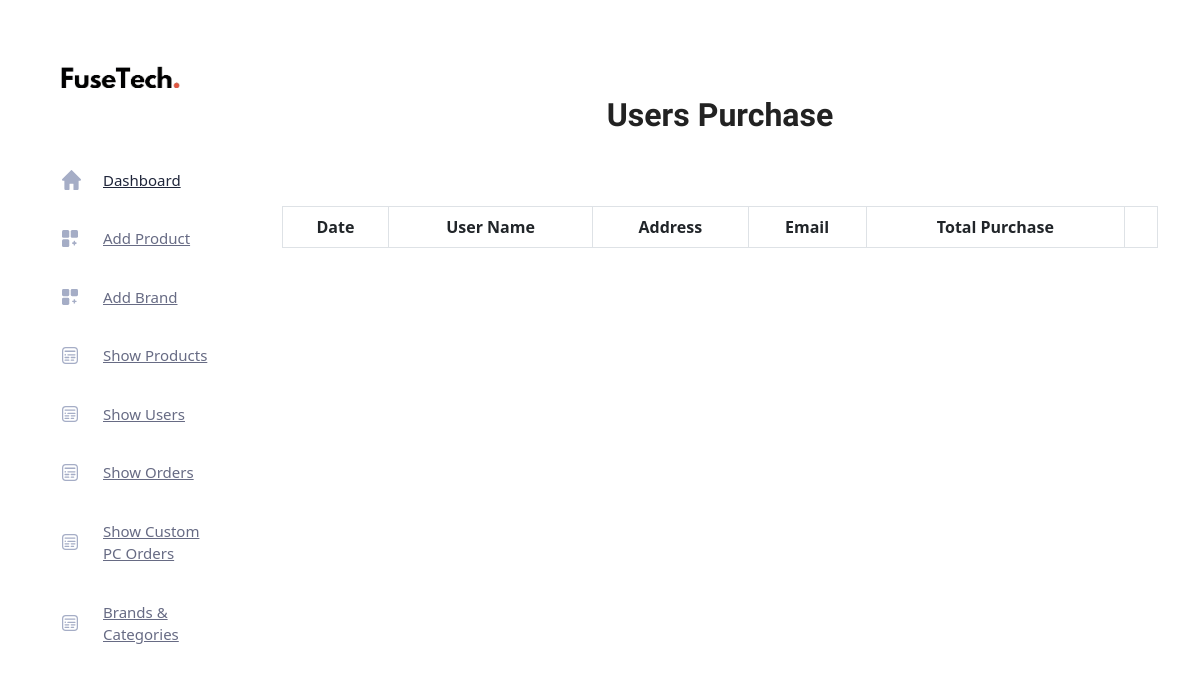
The app's page /admin/showpurchase.php (signed in), older data.
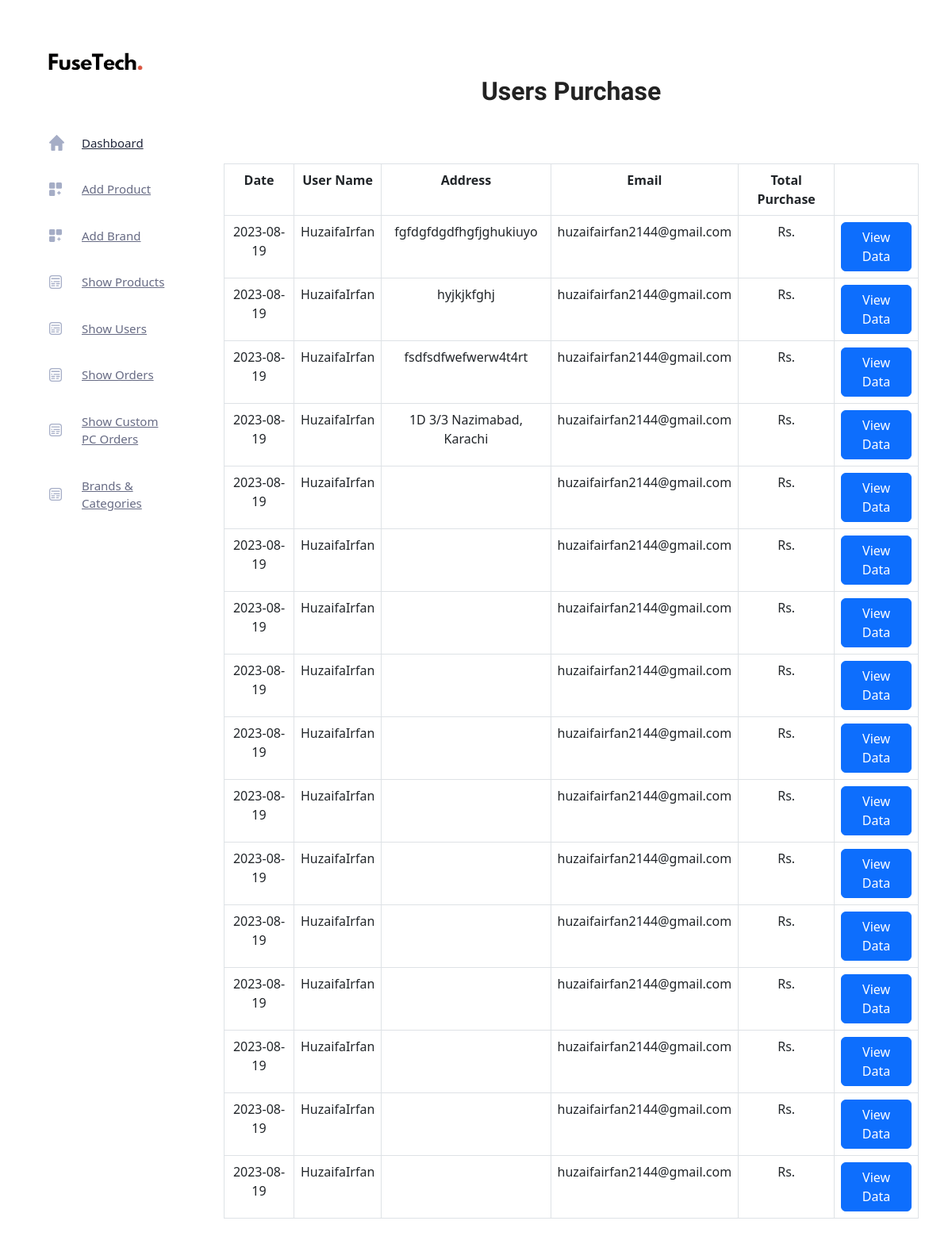
The same page, newer data.
### tables this page shows
CREATE TABLE `tbl_order` (
  `o_id` int(11) NOT NULL,
  `o_date` date NOT NULL,
  `u_id` int(11) NOT NULL,
  `address` varchar(5000) NOT NULL
);

CREATE TABLE `tbl_user` (
  `id` int(11) NOT NULL,
  `uname` varchar(100) NOT NULL,
  `lastname` varchar(100) NOT NULL,
  `email` varchar(100) NOT NULL,
  `password` varchar(100) NOT NULL,
  `user_pic` varchar(1000) NOT NULL DEFAULT 'images/icons/icon-header-03.png'
);

### admin/showpurchase.php (the view, shortened to what this page needs)
<?php
include('../connection.php');
?>
<!DOCTYPE html>
<html lang="en">
<head>
    <link rel="stylesheet" href="css/bootstrap1.min.css" />
    <link rel="stylesheet" href="vendors/themefy_icon/themify-icons.css" />
    <link rel="stylesheet" href="vendors/swiper_slider/css/swiper.min.css" />
    <link rel="stylesheet" href="vendors/select2/css/select2.min.css" />
    <link rel="stylesheet" href="vendors/niceselect/css/nice-select.css" />
    <link rel="stylesheet" href="vendors/owl_carousel/css/owl.carousel.css" />
    <link rel="stylesheet" href="vendors/gijgo/gijgo.min.css" />
    <link rel="stylesheet" href="vendors/font_awesome/css/all.min.css" />
    <link rel="stylesheet" href="vendors/tagsinput/tagsinput.css" />
    <link rel="stylesheet" href="vendors/datatable/css/jquery.dataTables.min.css" />
    <link rel="stylesheet" href="vendors/datatable/css/responsive.dataTables.min.css" />
    <link rel="stylesheet" href="vendors/datatable/css/buttons.dataTables.min.css" />
    <link rel="stylesheet" href="vendors/text_editor/summernote-bs4.css" />
    <link rel="stylesheet" href="vendors/morris/morris.css">
    <link rel="stylesheet" href="vendors/material_icon/material-icons.css" />
    <link rel="stylesheet" href="css/metisMenu.css">
    <link rel="stylesheet" href="css/style1.css" />
    <link rel="stylesheet" href="css/colors/default.css" id="colorSkinCSS">
    <link href="https://cdn.jsdelivr.net/npm/bootstrap@5.2.3/dist/css/bootstrap.min.css" rel="stylesheet"
>
</head>
<body class="crm_body_bg">
<section class="main_content dashboard_part">
<div class="main_content_iner ">
<div class="container me-5 mt-5">
            <h2 class="text-center mb-4 fw-bold pt-5 mt-5 pb-5">Users Purchase</h2>
            <table class="table table-bordered text-center">
                <tr>
                    <th>Date</th>
                    <th>User Name</th>
                    <th>Address</th>
                    <th>Email</th>
                    <th>Total Purchase</th>
                    <th></th>
                </tr>
<?php
$select_query = "SELECT * FROM tbl_order INNER JOIN tbl_user ON tbl_user.id = tbl_order.u_id ORDER BY `o_id` DESC LIMIT 50";
$select_query_run = mysqli_query($con, $select_query);
while($purchase = mysqli_fetch_array($select_query_run)){
?>
                <tr>
                    <td><?php echo $purchase['o_date']; ?></td>
                    <td><?php echo $purchase['uname'].$purchase['lastname']; ?></td>
                    <td><?php echo $purchase['address']; ?></td>
                    <td><?php echo $purchase['email']; ?></td>
                    <td>Rs.<?php echo $purchase['total_purchase']; ?></td>
                    <td><a href="order.php?id=<?php echo $purchase['o_id']; ?>" class="btn btn-primary">View Data</a></td>
                </tr>
<?php } ?>
            </table>
        </div>
        </div>
    </section>
</body>
</html>

Row changes from the older to the newer data that the page shows:
added tbl_order: o_date "2023-08-19", u.uname "Huzaifa", u.lastname "Irfan", address "fgfdgfdgdfhgfjghukiuyo", u.email "huzaifairfan2144@gmail.com"
added tbl_order: o_date "2023-08-19", u.uname "Huzaifa", u.lastname "Irfan", address "hyjkjkfghj", u.email "huzaifairfan2144@gmail.com"
added tbl_order: o_date "2023-08-19", u.uname "Huzaifa", u.lastname "Irfan", address "fsdfsdfwefwerw4t4rt", u.email "huzaifairfan2144@gmail.com"
added tbl_order: o_date "2023-08-19", u.uname "Huzaifa", u.lastname "Irfan", address "1D 3/3 Nazimabad, Karachi", u.email "huzaifairfan2144@gmail.com"
added tbl_order: o_date "2023-08-19", u.uname "Huzaifa", u.lastname "Irfan", u.email "huzaifairfan2144@gmail.com"
added tbl_order: o_date "2023-08-19", u.uname "Huzaifa", u.lastname "Irfan", u.email "huzaifairfan2144@gmail.com"
added tbl_order: o_date "2023-08-19", u.uname "Huzaifa", u.lastname "Irfan", u.email "huzaifairfan2144@gmail.com"
added tbl_order: o_date "2023-08-19", u.uname "Huzaifa", u.lastname "Irfan", u.email "huzaifairfan2144@gmail.com"
added tbl_order: o_date "2023-08-19", u.uname "Huzaifa", u.lastname "Irfan", u.email "huzaifairfan2144@gmail.com"
added tbl_order: o_date "2023-08-19", u.uname "Huzaifa", u.lastname "Irfan", u.email "huzaifairfan2144@gmail.com"
added tbl_order: o_date "2023-08-19", u.uname "Huzaifa", u.lastname "Irfan", u.email "huzaifairfan2144@gmail.com"
added tbl_order: o_date "2023-08-19", u.uname "Huzaifa", u.lastname "Irfan", u.email "huzaifairfan2144@gmail.com"
added tbl_order: o_date "2023-08-19", u.uname "Huzaifa", u.lastname "Irfan", u.email "huzaifairfan2144@gmail.com"
added tbl_order: o_date "2023-08-19", u.uname "Huzaifa", u.lastname "Irfan", u.email "huzaifairfan2144@gmail.com"
added tbl_order: o_date "2023-08-19", u.uname "Huzaifa", u.lastname "Irfan", u.email "huzaifairfan2144@gmail.com"
added tbl_order: o_date "2023-08-19", u.uname "Huzaifa", u.lastname "Irfan", u.email "huzaifairfan2144@gmail.com"
